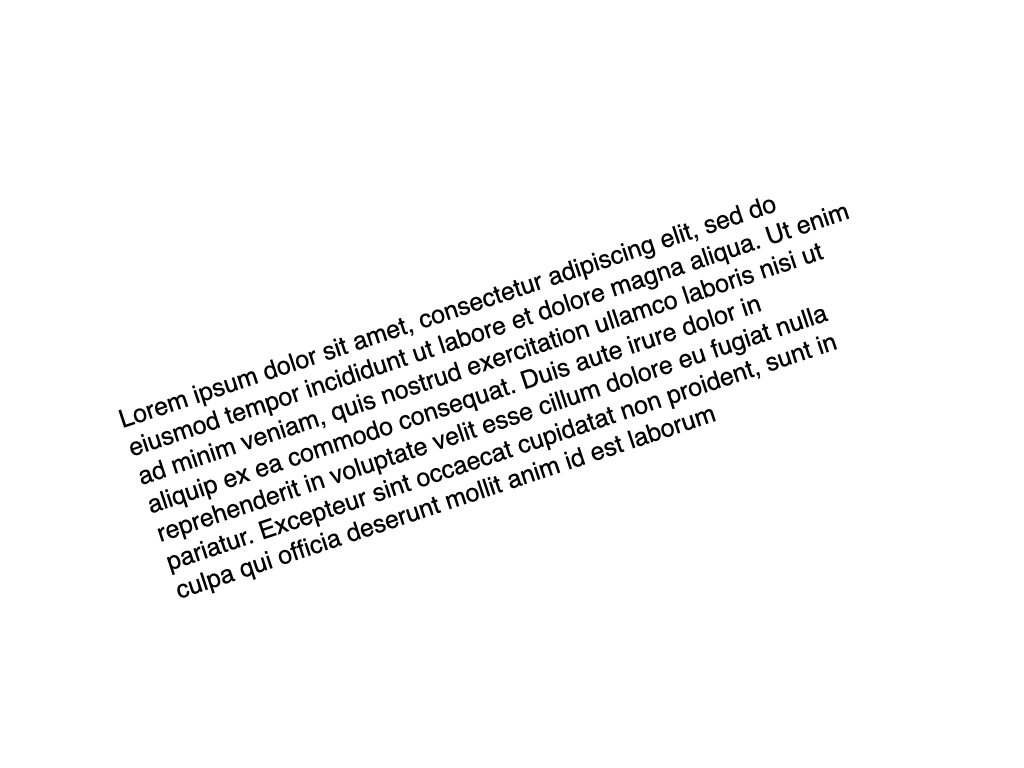
#> input picture text_correction/images/1.png, 1024 x 768 px; its folder holds only this picture in this run
$ python correct_skew.py
#> lines starting #> are read from the running program, lines starting #| are printed output that depends on the picture; after the words box and inside, x2 and y2 are one past the last pixel; in counts of white or black regions, pixels touching at a corner belong together
import numpy as np
import argparse
import cv2
import os

# [4 lines of commented-out code are left out]

root_to_dice = 'images'  # path to be changed if needed
dice_images = [cv2.imread(os.path.join(root_to_dice, img_path)) for img_path in os.listdir(root_to_dice)]

for image in dice_images:
    scale_percent = 60  # percent of original size
    width = int(image.shape[1] * scale_percent / 100)
    height = int(image.shape[0] * scale_percent / 100)
    dim = (width, height)
    image = cv2.resize(image, dim, interpolation=cv2.INTER_AREA)

    gray = cv2.cvtColor(image, cv2.COLOR_BGR2GRAY)
    gray = cv2.bitwise_not(gray)  # background - black, text - white

    thresh = cv2.threshold(gray, 0, 255, cv2.THRESH_BINARY | cv2.THRESH_OTSU)[1]

    # take (x, y) coordinates of all pixel values > 0, use them to compute
    # rotated bounding box that contains all coordinates
    coords = np.column_stack(np.where(thresh > 0))
    angle = cv2.minAreaRect(coords)[-1]  # returns angle values in the range [-90, 0)

    if angle < -45:
        angle = -(90 + angle)
    else:
        angle = -angle

    (h, w) = image.shape[:2]
    center = (w // 2, h // 2)
    M = cv2.getRotationMatrix2D(center, angle, 1.0)
    rotated = cv2.warpAffine(image, M, (w, h), flags=cv2.INTER_CUBIC, borderMode=cv2.BORDER_REPLICATE)

    cv2.putText(rotated, "Angle: {:.2f} degrees".format(angle), (10, 30), cv2.FONT_HERSHEY_SIMPLEX, 0.7, (0, 0, 255), 2)

    print("[INFO] angle: {:.3f}".format(angle))
    stack = np.hstack((image, rotated))
    cv2.imshow("Stack", stack)
    cv2.imwrite("image1.png", stack)
    cv2.waitKey(0)
    break
#> this loop made 1 pass
#> (scale_percent, width, height, angle, h, w, center, M) on pass 1: (60, 614, 460, -18.43, 460, 614, (307, 230), [[0.949, -0.316, 88.49], [0.316, 0.949, -85.28]])
#| [INFO] angle: -18.435
#> pass 1, `image = cv2.resize(image, dim, interpolation=cv2.INTER_AREA)`:
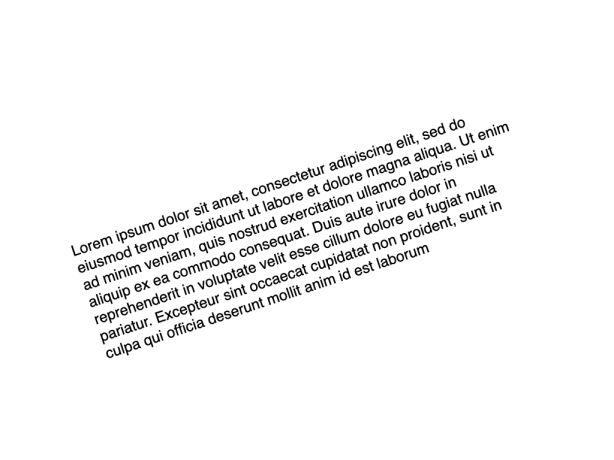
#> image: shape (460, 614, 3); min 0, max 255, mean 245.7
#> pass 1, `gray = cv2.bitwise_not(gray)`:
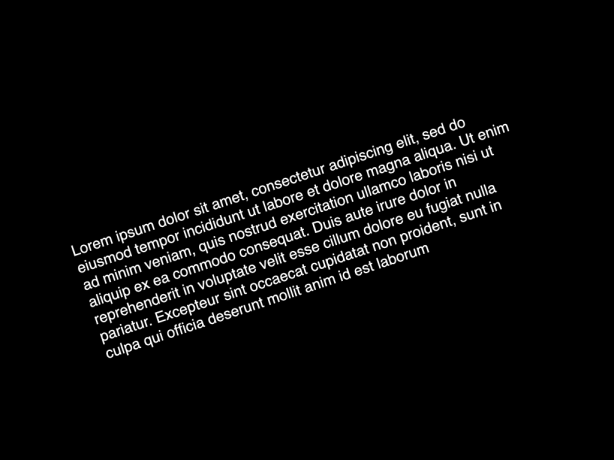
#> gray: shape (460, 614); min 0, max 255, mean 9.3
#> pass 1, `thresh = cv2.threshold(gray, 0, 255, cv2.THRESH_BINARY | cv2.THRESH_OT..`:
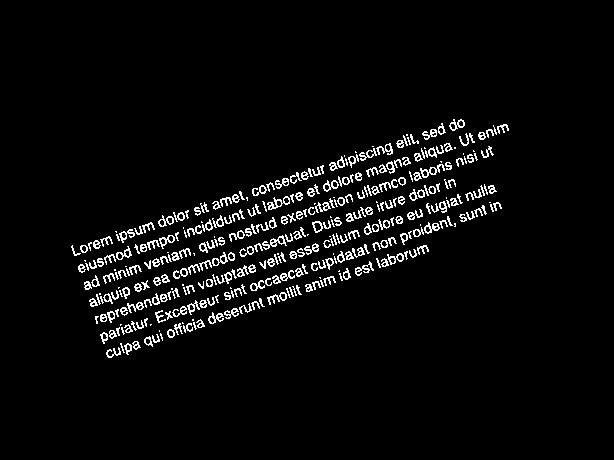
#> thresh: shape (460, 614); 4.2% white in thin lines or dots, all inside (x1, y1, x2, y2) = (71, 119, 509, 358)
#> after the loop:
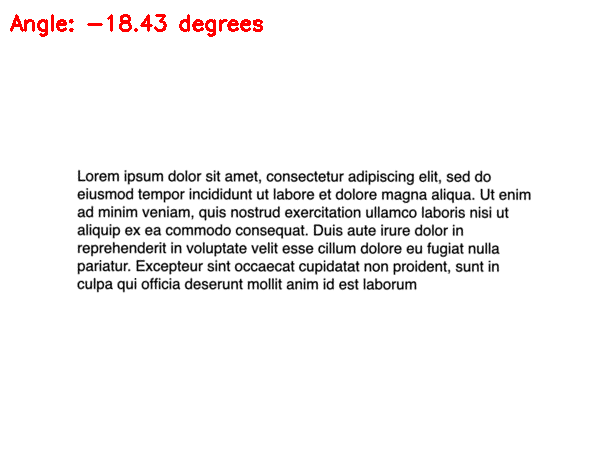
#> rotated: shape (460, 614, 3); mean of channels 0, 1, 2 244.1, 244.1, 245.6; drawn as B, G, R

$ run again, on text_correction/images/2.png
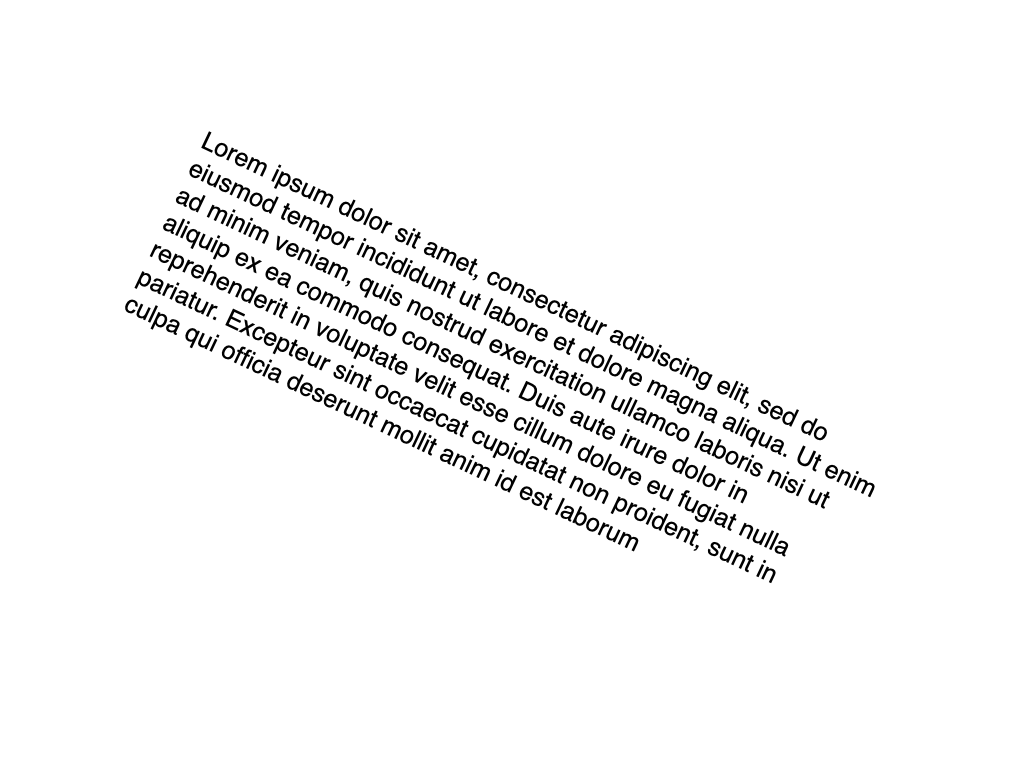
#> input picture text_correction/images/2.png, 1024 x 768 px
#> the loop `for image in dice_images:` made 1 pass
#> (scale_percent, width, height, angle, h, w, center, M) on pass 1: (60, 614, 460, 25.22, 460, 614, (307, 230), [[0.905, 0.426, -68.74], [-0.426, 0.905, 152.8]])
#> (printed output is left out)
#> pass 1, `thresh = cv2.threshold(gray, 0, 255, cv2.THRESH_BINARY | cv2.THRESH_OT..`:
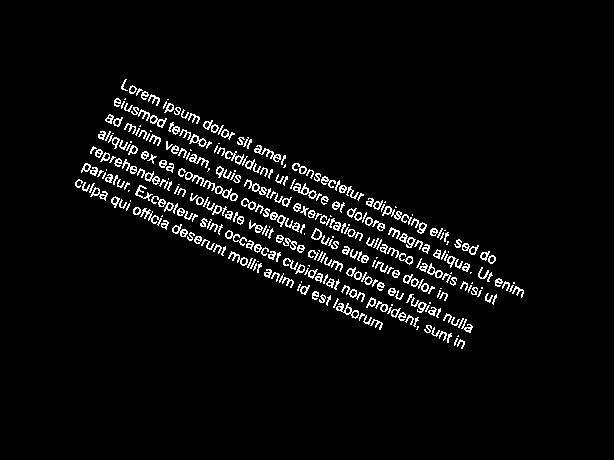
#> thresh: shape (460, 614); 4.2% white in thin lines or dots, all inside (x1, y1, x2, y2) = (75, 79, 524, 349)
#> after the loop `for image in dice_images:`:
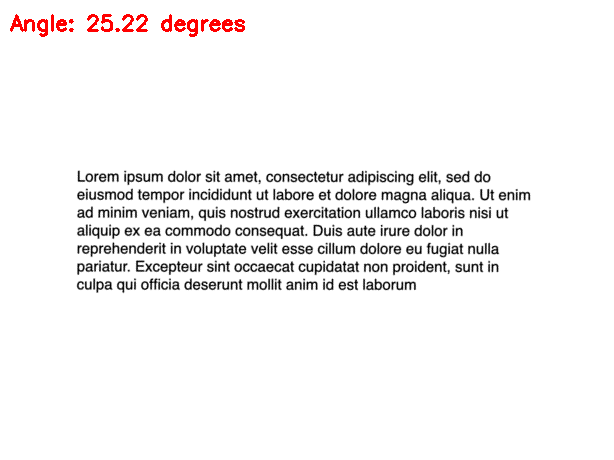
#> rotated: shape (460, 614, 3); mean of channels 0, 1, 2 244.2, 244.2, 245.7; drawn as B, G, R
